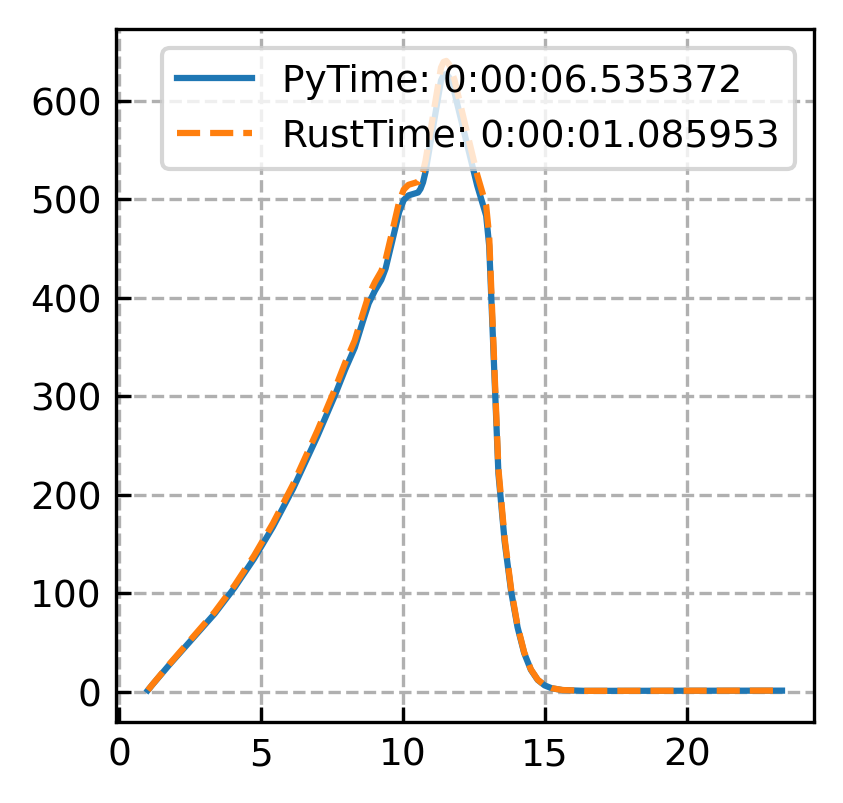

This figure's Python source:
from branches.roots.athena_analysis import *

filename = file.data_loc + "Cyl_1/disk.out1.01000.athdf"

aa = Athena_Analysis(filename, grid_type = "Cylindrical")

aa.get_primaries(get_rho=True)
aa.native_grid(get_r=True, get_phi=True, get_z=True, get_dr=True, get_dphi=True, get_dz=True)

now = datetime.now()

rust_intV = aa.integrate(aa.rho, "All", RUSTY=True)

rust_timeV = datetime.now() - now

now = datetime.now()

python_intV = aa.integrate(aa.rho, "All", RUSTY=False)

python_timeV = datetime.now() - now

print("Python Time: ")
print(python_timeV)
print("Python Value: ")
print(python_intV)
print("Rust Time: ")
print(rust_timeV)
print("Rust Value: ")
print(rust_intV)

now = datetime.now()

rust_intA = aa.integrate(aa.rho, "Shell", RUSTY=True)

rust_timeA = datetime.now() - now

now = datetime.now()

python_intA = aa.integrate(aa.rho, "Shell", RUSTY=False)

python_timeA = datetime.now() - now

vert = 1
horz = 1
gs = gridspec.GridSpec(vert, horz)
fig = plt.figure(figsize=(horz*3, vert*3), dpi=300)

ax = fig.add_subplot(gs[0, 0])

ax.plot(aa.possible_r, python_intA, label="PyTime: " + str(python_timeA))
ax.plot(aa.possible_r, rust_intA, label="RustTime: " + str(rust_timeA), linestyle="--")

ax.legend()

plt.savefig("/home/morgan/Athena_Analysis/integration_bowl.png")

print(aa.integrate(aa.rho, "z", RUSTY=True)[0,0])
print(aa.integrate(aa.rho, "z", RUSTY=False)[0,0])
